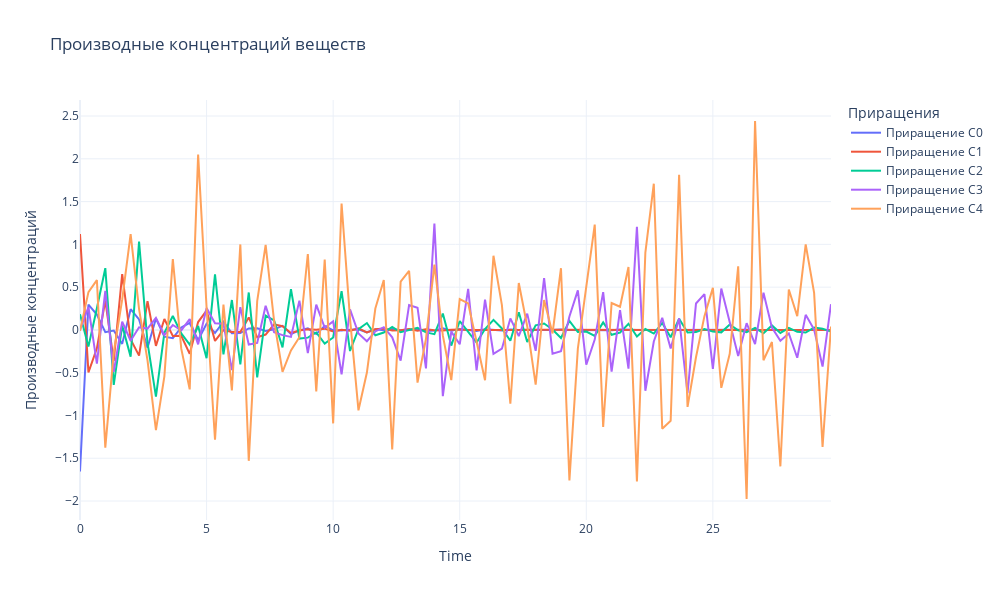

Notebook code for this chart:
### Markdown cell above
### Прямая и приращения

### Code cell
fig = go.Figure()

# Так как оригинальные приращения находятся в точках изначальных наблюдений, а приращения по численным методам в смещенных на ПОЛШАГА точках,
# нужно провести некоторую интерполяцию, чтобы дальше посчитать разницу в аналогичных точках.


# Добавляем линии для каждого вещества
for i in range(N_SUBSTANCE):
    dCdt_TRUE_mod = np.interp(t_mid, tsteps, dCdt_TRUE[i])       # Интерполяция для уменьшения размерности на 1
    fig.add_trace(go.Scatter(
        x=tsteps,
        y=dCdt_TRUE_mod - dC_dt_increment[i], 
        mode='lines', 
        name=f'Приращение C{i}'
    ))

# Настройки графика
fig.update_layout(
    title='Производные концентраций веществ',
    xaxis_title='Time',
    yaxis_title='Производные концентраций',
    legend_title='Приращения',
    template='plotly_white',
    width=1000,  # Ширина холста
    height=600   # Высота холста
)

fig.show()
